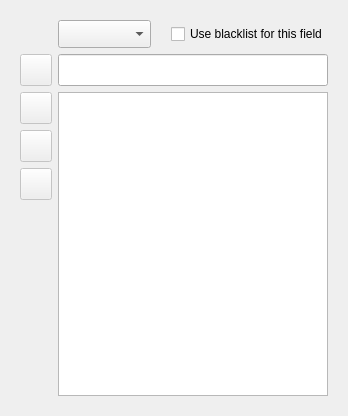
                  <widget class="QWidget" name="tab_ConfNginx_Blacklists">
                   <attribute name="title">
                    <string>Blacklists</string>
                   </attribute>
                   <layout class="QGridLayout" name="gridLayout_57">
                    <item row="0" column="0">
                     <widget class="QFrame" name="frame_ConfNginx_Blacklist_Acc">
                      <layout class="QGridLayout" name="gridLayout_76">
                       <item row="0" column="1">
                        <widget class="QComboBox" name="box_ConfNginx_Blacklist_Field">
                         <property name="maximumSize">
                          <size>
                           <width>160</width>
                           <height>32</height>
                          </size>
                         </property>
                         <property name="font">
                          <font>
                           <pointsize>13</pointsize>
                          </font>
                         </property>
                         <property name="toolTip">
                          <string>Select a log field</string>
                         </property>
                        </widget>
                       </item>
                       <item row="0" column="2">
                        <spacer name="spacer_ConfNginx_Blacklist_2">
                         <property name="orientation">
                          <enum>Qt::Horizontal</enum>
                         </property>
                         <property name="sizeType">
                          <enum>QSizePolicy::Fixed</enum>
                         </property>
                         <property name="sizeHint" stdset="0">
                          <size>
                           <width>8</width>
                           <height>20</height>
                          </size>
                         </property>
                        </spacer>
                       </item>
                       <item row="0" column="3">
                        <widget class="QCheckBox" name="checkBox_ConfNginx_Blacklist_Used">
                         <property name="text">
                          <string>Use blacklist for this field</string>
                         </property>
                        </widget>
                       </item>
                       <item row="1" column="0">
                        <widget class="QPushButton" name="button_ConfNginx_Blacklist_Add">
                         <property name="enabled">
                          <bool>false</bool>
                         </property>
                         <property name="minimumSize">
                          <size>
                           <width>32</width>
                           <height>32</height>
                          </size>
                         </property>
                         <property name="maximumSize">
                          <size>
                           <width>32</width>
                           <height>32</height>
                          </size>
                         </property>
                         <property name="font">
                          <font>
                           <pointsize>20</pointsize>
                          </font>
                         </property>
                         <property name="cursor">
                          <cursorShape>PointingHandCursor</cursorShape>
                         </property>
                         <property name="toolTip">
                          <string>Add line</string>
                         </property>
                         <property name="layoutDirection">
                          <enum>Qt::RightToLeft</enum>
                         </property>
                         <property name="text">
                          <string notr="true"/>
                         </property>
                         <property name="icon">
                          <iconset>
                           <normalon>:/icons/icons/add.png</normalon>
                          </iconset>
                         </property>
                         <property name="iconSize">
                          <size>
                           <width>32</width>
                           <height>32</height>
                          </size>
                         </property>
                        </widget>
                       </item>
                       <item row="1" column="1" colspan="3">
                        <widget class="QLineEdit" name="inLine_ConfNginx_Blacklist_String">
                         <property name="minimumSize">
                          <size>
                           <width>0</width>
                           <height>32</height>
                          </size>
                         </property>
                         <property name="maximumSize">
                          <size>
                           <width>16777215</width>
                           <height>32</height>
                          </size>
                         </property>
                        </widget>
                       </item>
                       <item row="2" column="0">
                        <widget class="QPushButton" name="button_ConfNginx_Blacklist_Remove">
                         <property name="enabled">
                          <bool>false</bool>
                         </property>
                         <property name="minimumSize">
                          <size>
                           <width>32</width>
                           <height>32</height>
                          </size>
                         </property>
                         <property name="maximumSize">
                          <size>
                           <width>32</width>
                           <height>32</height>
                          </size>
                         </property>
                         <property name="font">
                          <font>
                           <pointsize>20</pointsize>
                          </font>
                         </property>
                         <property name="cursor">
                          <cursorShape>PointingHandCursor</cursorShape>
                         </property>
                         <property name="toolTip">
                          <string>Remove selection</string>
                         </property>
                         <property name="layoutDirection">
                          <enum>Qt::RightToLeft</enum>
                         </property>
                         <property name="text">
                          <string notr="true"/>
                         </property>
                         <property name="icon">
                          <iconset>
                           <normalon>:/icons/icons/rem.png</normalon>
                          </iconset>
                         </property>
                         <property name="iconSize">
                          <size>
                           <width>32</width>
                           <height>32</height>
                          </size>
                         </property>
                        </widget>
                       </item>
                       <item row="2" column="1" rowspan="4" colspan="3">
                        <widget class="QListWidget" name="list_ConfNginx_Blacklist_List">
                         <property name="editTriggers">
                          <set>QAbstractItemView::NoEditTriggers</set>
                         </property>
                        </widget>
                       </item>
                       <item row="3" column="0">
                        <widget class="QPushButton" name="button_ConfNginx_Blacklist_Up">
                         <property name="enabled">
                          <bool>false</bool>
                         </property>
                         <property name="minimumSize">
                          <size>
                           <width>32</width>
                           <height>32</height>
                          </size>
                         </property>
                         <property name="maximumSize">
                          <size>
                           <width>32</width>
                           <height>32</height>
                          </size>
                         </property>
                         <property name="font">
                          <font>
                           <pointsize>20</pointsize>
                          </font>
                         </property>
                         <property name="cursor">
                          <cursorShape>PointingHandCursor</cursorShape>
                         </property>
                         <property name="toolTip">
                          <string>Move the selected item down</string>
                         </property>
                         <property name="layoutDirection">
                          <enum>Qt::RightToLeft</enum>
                         </property>
                         <property name="text">
                          <string notr="true"/>
                         </property>
                         <property name="icon">
                          <iconset>
                           <normalon>:/icons/icons/up.png</normalon>
                          </iconset>
                         </property>
                         <property name="iconSize">
                          <size>
                           <width>32</width>
                           <height>32</height>
                          </size>
                         </property>
                        </widget>
                       </item>
                       <item row="4" column="0">
                        <widget class="QPushButton" name="button_ConfNginx_Blacklist_Down">
                         <property name="enabled">
                          <bool>false</bool>
                         </property>
                         <property name="minimumSize">
                          <size>
                           <width>32</width>
                           <height>32</height>
                          </size>
                         </property>
                         <property name="maximumSize">
                          <size>
                           <width>32</width>
                           <height>32</height>
                          </size>
                         </property>
                         <property name="font">
                          <font>
                           <pointsize>20</pointsize>
                          </font>
                         </property>
                         <property name="cursor">
                          <cursorShape>PointingHandCursor</cursorShape>
                         </property>
                         <property name="toolTip">
                          <string>Move the selected item down</string>
                         </property>
                         <property name="layoutDirection">
                          <enum>Qt::RightToLeft</enum>
                         </property>
                         <property name="text">
                          <string notr="true"/>
                         </property>
                         <property name="icon">
                          <iconset>
                           <normalon>:/icons/icons/down.png</normalon>
                          </iconset>
                         </property>
                         <property name="iconSize">
                          <size>
                           <width>32</width>
                           <height>32</height>
                          </size>
                         </property>
                        </widget>
                       </item>
                       <item row="5" column="0">
                        <spacer name="spacer_ConfNginx_Blacklist_1">
                         <property name="orientation">
                          <enum>Qt::Vertical</enum>
                         </property>
                         <property name="sizeHint" stdset="0">
                          <size>
                           <width>20</width>
                           <height>196</height>
                          </size>
                         </property>
                        </spacer>
                       </item>
                      </layout>
                     </widget>
                    </item>
                   </layout>
                  </widget>
